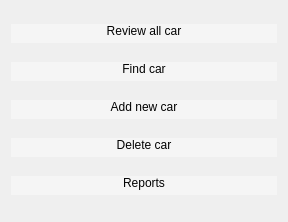
<?xml version="1.0" encoding="UTF-8"?>
<ui version="4.0">
 <class>AdminMainWindow</class>
 <widget class="QDialog" name="AdminMainWindow">
  <property name="geometry">
   <rect>
    <x>0</x>
    <y>0</y>
    <width>288</width>
    <height>222</height>
   </rect>
  </property>
  <property name="windowTitle">
   <string>Admin</string>
  </property>
  <layout class="QGridLayout" name="gridLayout">
   <item row="0" column="0">
    <widget class="QPushButton" name="pushButton_2">
     <property name="styleSheet">
      <string notr="true">QPushButton
{
background-color: rgb(245, 245, 245);
border:none;
color: rgb(2, 2, 2);
border-left: 1px solid rgb(245, 245, 245);
border-right: 1px solid rgb(245, 245, 245);
border-bottom: 5px solid rgb(245, 245, 245);
}
QPushButton:hover {
    color: #000000;
    background-color: rgb(200, 200, 200); 
    border: 0px solid rgb(0, 0, 0);
}</string>
     </property>
     <property name="text">
      <string>Review all car</string>
     </property>
    </widget>
   </item>
   <item row="1" column="0">
    <widget class="QPushButton" name="pushButton_3">
     <property name="styleSheet">
      <string notr="true">QPushButton
{
background-color: rgb(245, 245, 245);
border:none;
color: rgb(2, 2, 2);
border-left: 1px solid rgb(245, 245, 245);
border-right: 1px solid rgb(245, 245, 245);
border-bottom: 5px solid rgb(245, 245, 245);
}
QPushButton:hover {
    color: #000000;
    background-color: rgb(200, 200, 200); 
    border: 0px solid rgb(0, 0, 0);
}</string>
     </property>
     <property name="text">
      <string>Find car</string>
     </property>
    </widget>
   </item>
   <item row="2" column="0">
    <widget class="QPushButton" name="pushButton">
     <property name="styleSheet">
      <string notr="true">QPushButton
{
background-color: rgb(245, 245, 245);
border:none;
color: rgb(2, 2, 2);
border-left: 1px solid rgb(245, 245, 245);
border-right: 1px solid rgb(245, 245, 245);
border-bottom: 5px solid rgb(245, 245, 245);
}
QPushButton:hover {
    color: #000000;
    background-color: rgb(200, 200, 200); 
    border: 0px solid rgb(0, 0, 0);
}</string>
     </property>
     <property name="text">
      <string>Add new car</string>
     </property>
    </widget>
   </item>
   <item row="3" column="0">
    <widget class="QPushButton" name="pushButton_4">
     <property name="styleSheet">
      <string notr="true">QPushButton
{
background-color: rgb(245, 245, 245);
border:none;
color: rgb(2, 2, 2);
border-left: 1px solid rgb(245, 245, 245);
border-right: 1px solid rgb(245, 245, 245);
border-bottom: 5px solid rgb(245, 245, 245);
}
QPushButton:hover {
    color: #000000;
    background-color: rgb(200, 200, 200); 
    border: 0px solid rgb(0, 0, 0);
}</string>
     </property>
     <property name="text">
      <string>Delete car</string>
     </property>
    </widget>
   </item>
   <item row="4" column="0">
    <widget class="QPushButton" name="pushButton_5">
     <property name="styleSheet">
      <string notr="true">QPushButton
{
background-color: rgb(245, 245, 245);
border:none;
color: rgb(2, 2, 2);
border-left: 1px solid rgb(245, 245, 245);
border-right: 1px solid rgb(245, 245, 245);
border-bottom: 5px solid rgb(245, 245, 245);
}
QPushButton:hover {
    color: #000000;
    background-color: rgb(200, 200, 200); 
    border: 0px solid rgb(0, 0, 0);
}</string>
     </property>
     <property name="text">
      <string>Reports</string>
     </property>
    </widget>
   </item>
  </layout>
 </widget>
 <resources/>
 <connections/>
</ui>
